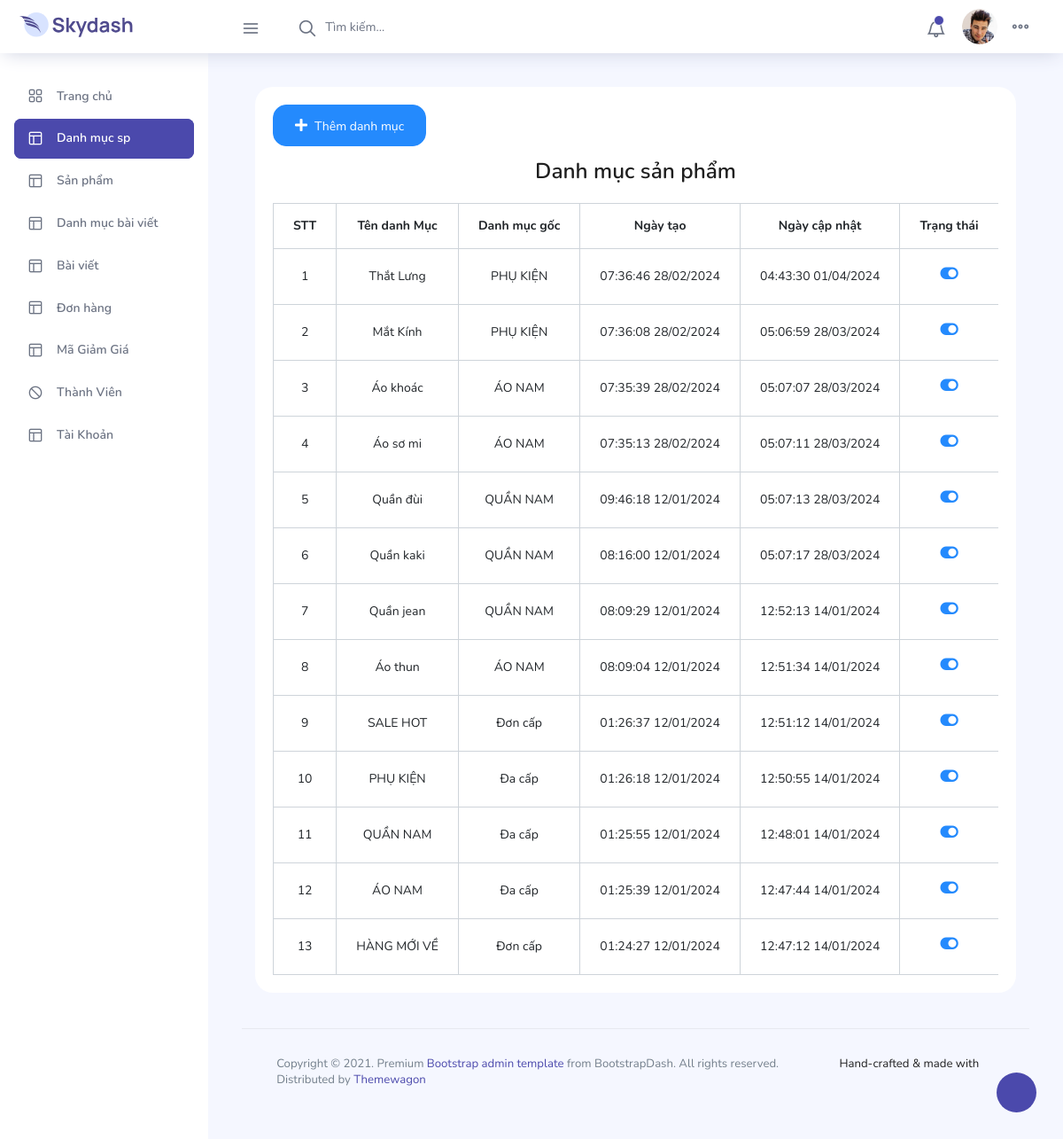
Page /category (signed in) on the committed database.
### tables this page shows
CREATE TABLE IF NOT EXISTS `tbl_category` (
  `id_category` int UNSIGNED NOT NULL AUTO_INCREMENT,
  `title_category` varchar(100) NOT NULL,
  `desc_category` varchar(250) NOT NULL,
  `cat_parent` int NOT NULL DEFAULT '1',
  `update_at` timestamp NOT NULL DEFAULT CURRENT_TIMESTAMP,
  `create_at` timestamp NOT NULL DEFAULT CURRENT_TIMESTAMP,
  `status` int NOT NULL DEFAULT '1',
  PRIMARY KEY (`id_category`),
  KEY `id_category` (`id_category`)
);

### system/libs/load.php (called while the page is built, shortened)
<?php
    class load{
        public function view($fileName, $data = false){
            include "app/views/".$fileName.".php";
        }
        public function model($fileName){
            return new $fileName();
        }
    }
?>

### app/controllers/category.php (called while the page is built, shortened)
<?php
   class category extends DController{
       public function index(){
           $this->list_category();
       }
       public function list_category(){
           $categorymodel = $this->load->model("categorymodel");
           $table = 'tbl_category';
           $data["category"] = $categorymodel->all_category($table);
           $this->load->view("cpanal/header");
           $this->load->view("cpanal/category/list_category", $data);
           $this->load->view("cpanal/footer");
          }
   }
   ?>

### index.php (called while the page is built, shortened)
<?php
   $main = new Main();
    ?>

### system/libs/Database.php (called while the page is built, shortened)
<?php
    class Database extends PDO{
        public function select($sql,$data = array(), $fetchstyle = PDO::FETCH_ASSOC){
            $statement = $this->prepare($sql);
            $statement->execute();
            return $statement->fetchAll($fetchstyle);
        }
    }
?>

### app/models/categorymodel.php (called while the page is built, shortened)
<?php
class categorymodel extends DModel{
    public function all_category($table) {
        $sql = "SELECT * FROM $table ORDER BY id_category DESC";
        return $this->db->select($sql);
    }
}
?>

### system/libs/DController.php (called while the page is built, shortened)
<?php
    class DController{
        public function __construct(){
            $this->load = new load();
        }
    }
?>

### system/libs/DModel.php (called while the page is built, shortened)
<?php
    class DModel{
        public function __construct(){
            $connect = 'mysql:dbname=php_mvc_pdo;host=localhost';
            $user = 'root';
            $pass = '';
            $this->db = new Database($connect,$user,$pass);
        }
    }
?>

### app/views/cpanal/category/list_category.php (the view, shortened to what this page needs)
<div class="col-lg-12 grid-margin stretch-card">
   <div class="card">
      <div class="card-body">
      <a href="<?php echo BASE_URL ?>category/add_category" type="button" class="btn btn-info mb-3"><i class="fas fa-plus mr-2"></i>Thêm danh mục</a>
         <h3 class="text-center">Danh mục sản phẩm</h3>
         <div class="table-responsive pt-3" >
            <table class="table table-bordered baby" id="myTable">
               <thead>
                  <tr>
                     <th>STT</th>
                     <th>Tên danh Mục</th>
                     <th>Danh mục gốc</th>
                     <th>Ngày tạo</th>
                     <th>Ngày cập nhật</th>
                     <th>Trạng thái</th>
                  </tr>
               </thead>
               <tbody>
                  <?php
                     $i=0;
                     foreach ($category as $key => $value) {
                         $i++;
                     ?>
                  <tr>
                     <td>
                        <?php echo $i; ?>
                     </td>
                     <td>
                        <?php echo $value['title_category'] ?>
                     </td>
                        <?php if($value['cat_parent'] == 1) {?>
                           <td>Đơn cấp</td>
                        <?php }else if($value['cat_parent'] == 2){ ?>
                           <td>Đa cấp</td>
                        <?php }else{ foreach ($category as $key => $values) {
                           if($values['id_category'] == $value['cat_parent']){
                           ?>
                        <td><?php echo $values['title_category'] ?></td>
                        <?php }}} ?>
                     <td>
                        <?php
                           $create_at = $value['create_at'];
                           $create_at = date( "H:i:s d/m/Y", strtotime($create_at));
                           echo $create_at;
                         ?>
                     </td>
                     <td>
                        <?php
                         $update_at = $value['update_at'];
                         $update_at = date( "H:i:s d/m/Y", strtotime($update_at));
                         echo $update_at;
                         ?>
                     </td>
                     <?php if($value['status'] == 1 ){?>
                        <td ><a href="<?php echo BASE_URL ?>category/active_category/<?php echo $value['id_category'] ?>" id="status"><h4 class="fas fa-toggle-on text-info"></h4></a></td>
                     <?php  }else if($value['status'] == 2 ){ ?>
                        <td ><a href="<?php echo BASE_URL ?>category/active_category/<?php echo $value['id_category'] ?>" id="status"><h4 class="fas fa-toggle-off text-danger"></h4></a></td>
                     <?php } ?>
                  </tr>
                  <?php } ?>
               </tbody>
            </table>
         </div>
      </div>
   </div>
</div>

### rows in the picture
tbl_category: title_category "Thắt Lưng", create_at "07:36:46 28/02/2024", update_at "04:43:30 01/04/2024"
tbl_category: title_category "PHỤ KIỆN", cat_parent "Đa cấp", create_at "01:26:18 12/01/2024", update_at "12:50:55 14/01/2024"
tbl_category: title_category "Mắt Kính", create_at "07:36:08 28/02/2024", update_at "05:06:59 28/03/2024"
tbl_category: title_category "Áo khoác", create_at "07:35:39 28/02/2024", update_at "05:07:07 28/03/2024"
tbl_category: title_category "ÁO NAM", cat_parent "Đa cấp", create_at "01:25:39 12/01/2024", update_at "12:47:44 14/01/2024"
tbl_category: title_category "Áo sơ mi", create_at "07:35:13 28/02/2024", update_at "05:07:11 28/03/2024"
tbl_category: title_category "Quần đùi", create_at "09:46:18 12/01/2024", update_at "05:07:13 28/03/2024"
tbl_category: title_category "QUẦN NAM", cat_parent "Đa cấp", create_at "01:25:55 12/01/2024", update_at "12:48:01 14/01/2024"
tbl_category: title_category "Quần kaki", create_at "08:16:00 12/01/2024", update_at "05:07:17 28/03/2024"
tbl_category: title_category "Quần jean", create_at "08:09:29 12/01/2024", update_at "12:52:13 14/01/2024"
tbl_category: title_category "Áo thun", create_at "08:09:04 12/01/2024", update_at "12:51:34 14/01/2024"
tbl_category: title_category "SALE HOT", cat_parent "Đơn cấp", create_at "01:26:37 12/01/2024", update_at "12:51:12 14/01/2024"
tbl_category: title_category "HÀNG MỚI VỀ", cat_parent "Đơn cấp", create_at "01:24:27 12/01/2024", update_at "12:47:12 14/01/2024"
